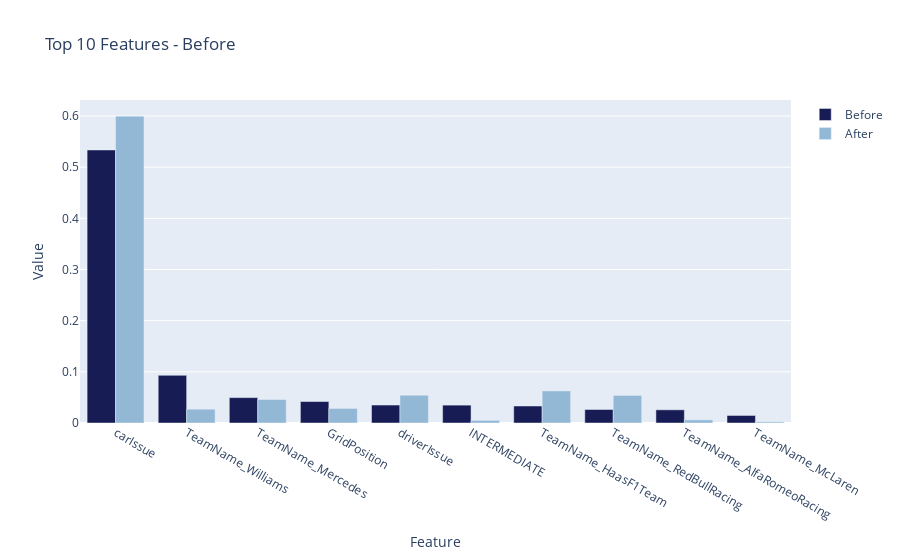
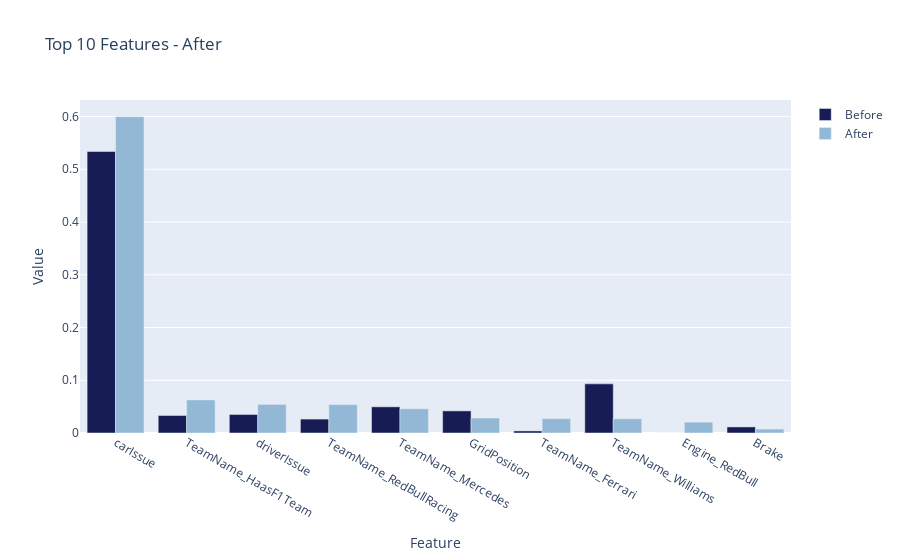

Notebook code for these charts, in order:
### Code cell
# Top 10 features - before and Top 10 features - after

import plotly.graph_objects as go

colors = ['#171C54', '#93B8D6']

# Sort the DataFrame by "Before" values and select the top 10 features
top_10_before = importance.sort_values(by='Before', ascending=False).head(10)

# Sort the DataFrame by "After" values and select the top 10 features
top_10_after = importance.sort_values(by='After', ascending=False).head(10)

# Create data for the "Before" chart
before_features = top_10_before['Feature']
before_values = top_10_before['Before']
after_values = top_10_before['After']

# Create a trace for "Before" bars
trace_before = go.Bar(
    x=before_features,
    y=before_values,
    name='Before',
    marker=dict(color=colors[0]),
    textposition='auto'
)

# Create a trace for "After" bars
trace_after = go.Bar(
    x=before_features,
    y=after_values,
    name='After',
    marker=dict(color=colors[1]),
    textposition='auto'
)

# Create the layout for the "Before" chart
layout_before = go.Layout(
    title='Top 10 Features - Before',
    xaxis=dict(title='Feature'),
    yaxis=dict(title='Value')
)

# Create the figure for the "Before" chart
fig_before = go.Figure(data=[trace_before, trace_after], layout=layout_before)

# Show the "Before" chart
fig_before.show()


# Create data for the "After" chart
after_features = top_10_after['Feature']
before_values = top_10_after['Before']
after_values = top_10_after['After']

# Create a trace for "Before" bars
trace_before = go.Bar(
    x=after_features,
    y=before_values,
    name='Before',
    marker=dict(color=colors[0])
)

# Create a trace for "After" bars
trace_after = go.Bar(
    x=after_features,
    y=after_values,
    name='After',
    marker=dict(color=colors[1]),
    textposition='auto'
)

# Create the layout for the "After" chart
layout_after = go.Layout(
    title='Top 10 Features - After',
    xaxis=dict(title='Feature'),
    yaxis=dict(title='Value')
)

# Create the figure for the "After" chart
fig_after = go.Figure(data=[trace_before, trace_after], layout=layout_after)

# Show the "After" chart
fig_after.show()

### Figure 1 — Plotly figure (JSON) as saved in the notebook; plotly's stock layout.template omitted (floating-point values rounded to 4 significant figures)
{"data": [{"marker": {"color": "#171C54"}, "name": "Before", "textposition": "auto", "type": "bar", "x": ["carIssue", "TeamName_Williams", "TeamName_Mercedes", "GridPosition", "driverIssue", "INTERMEDIATE", "TeamName_HaasF1Team", "TeamName_RedBullRacing", "TeamName_AlfaRomeoRacing", "TeamName_McLaren"], "y": [0.5337, 0.09317, 0.04962, 0.04193, 0.03512, 0.03494, 0.0332, 0.02639, 0.02577, 0.01471]}, {"marker": {"color": "#93B8D6"}, "name": "After", "textposition": "auto", "type": "bar", "x": ["carIssue", "TeamName_Williams", "TeamName_Mercedes", "GridPosition", "driverIssue", "INTERMEDIATE", "TeamName_HaasF1Team", "TeamName_RedBullRacing", "TeamName_AlfaRomeoRacing", "TeamName_McLaren"], "y": [0.5997, 0.02698, 0.04588, 0.02843, 0.05429, 0.005182, 0.06277, 0.05388, 0.006146, 0.002226]}], "layout": {"title": {"text": "Top 10 Features - Before"}, "xaxis": {"title": {"text": "Feature"}}, "yaxis": {"title": {"text": "Value"}}}}

### Figure 2 — Plotly figure (JSON) as saved in the notebook; plotly's stock layout.template omitted (floating-point values rounded to 4 significant figures)
{"data": [{"marker": {"color": "#171C54"}, "name": "Before", "type": "bar", "x": ["carIssue", "TeamName_HaasF1Team", "driverIssue", "TeamName_RedBullRacing", "TeamName_Mercedes", "GridPosition", "TeamName_Ferrari", "TeamName_Williams", "Engine_RedBull", "Brake"], "y": [0.5337, 0.0332, 0.03512, 0.02639, 0.04962, 0.04193, 0.003952, 0.09317, 0, 0.0115]}, {"marker": {"color": "#93B8D6"}, "name": "After", "textposition": "auto", "type": "bar", "x": ["carIssue", "TeamName_HaasF1Team", "driverIssue", "TeamName_RedBullRacing", "TeamName_Mercedes", "GridPosition", "TeamName_Ferrari", "TeamName_Williams", "Engine_RedBull", "Brake"], "y": [0.5997, 0.06277, 0.05429, 0.05388, 0.04588, 0.02843, 0.02718, 0.02698, 0.02059, 0.007421]}], "layout": {"title": {"text": "Top 10 Features - After"}, "xaxis": {"title": {"text": "Feature"}}, "yaxis": {"title": {"text": "Value"}}}}
